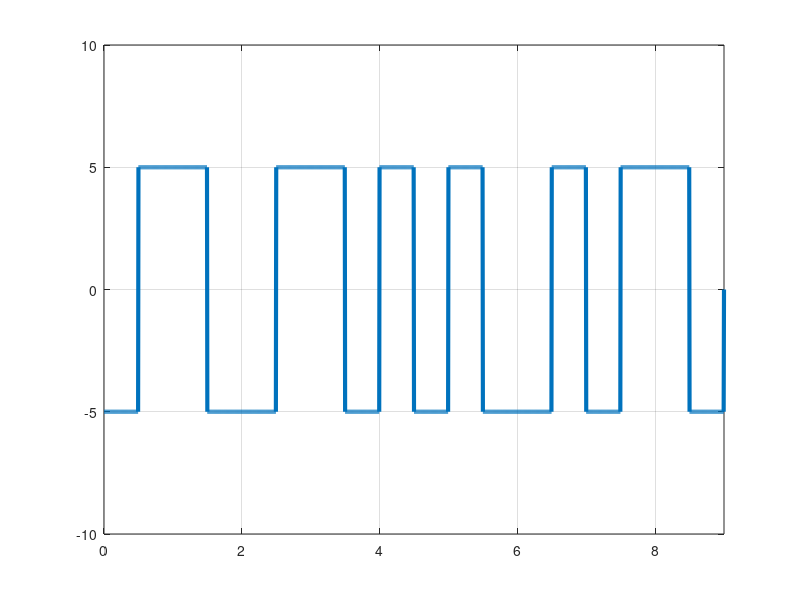

Write the MATLAB code that produced this figure.
figure;

bits = [1 0 1 0 0 0 1 1 0];

n = 200;
bitrate = 1;

len = length(bits)

N = n*len;
T = len/bitrate;

dt = T/N;

t = 0:dt:T;
x = zeros(1,length(t))

for i=0:len-1
  if bits(i+1) == 1
    x(i*n+1:(i+0.5)*n) = -5
    x((i+0.5)*n+1:(i+1)*n) = 5
  else
    x(i*n+1:(i+0.5)*n) = 5
    x((i+0.5)*n+1:(i+1)*n) = -5
  endif
endfor

plot(t,x,'LineWidth',3);
axis([0 t(end) -10 10]);
grid on;
